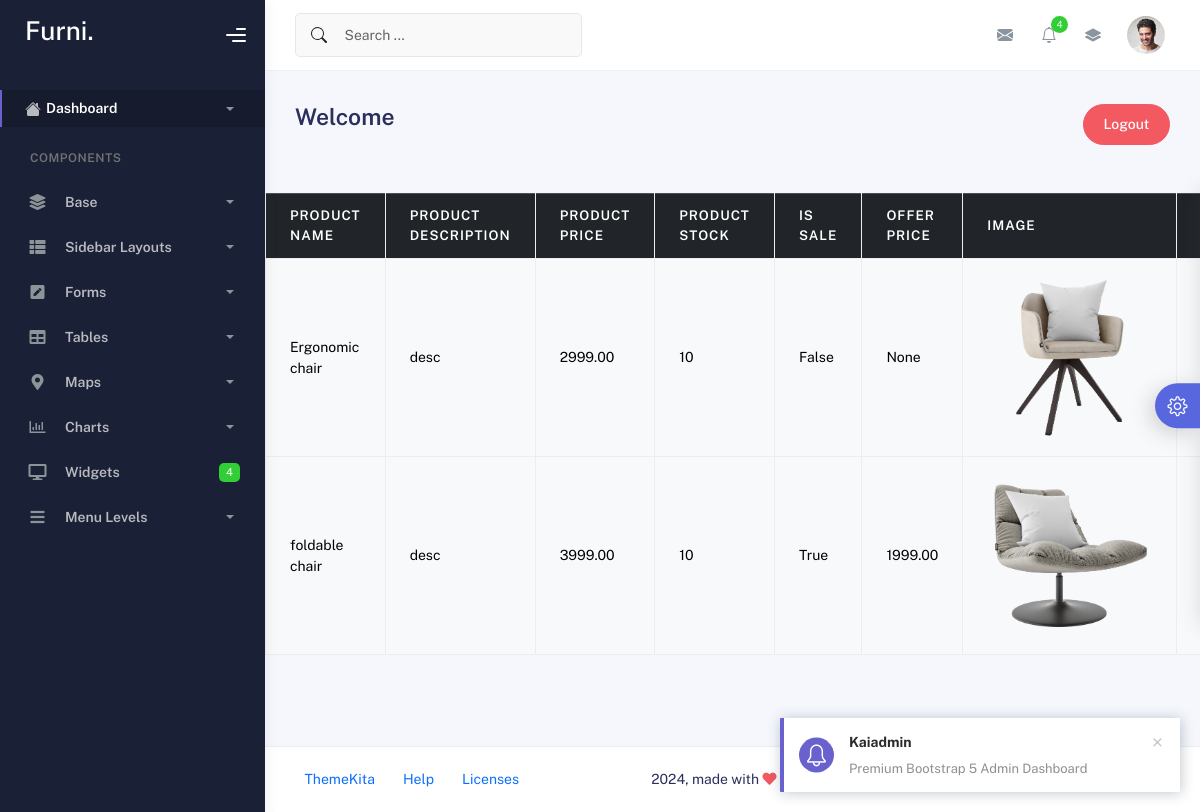
Screenshot of /display_product/ with the database file from the repository.
### ecomapp/models.py (models this page shows, shortened)
class Product(models.Model):
    seller=models.ForeignKey(Sellerdetails,on_delete=models.CASCADE)
    category = models.ForeignKey(Category, on_delete=models.CASCADE)
    name = models.CharField(max_length=255)
    description = models.TextField(blank=True, null=True)
    price = models.DecimalField(max_digits=10, decimal_places=2)
    stock = models.IntegerField(default=0)
    is_sale=models.BooleanField(default=False)
    sale_price=models.DecimalField(max_digits=10, decimal_places=2 ,null=True,blank=True)
    image = models.ImageField(upload_to='products/', blank=True, null=True)

### ecomapp/views.py (the view)
# urls.py: path('display_product/',views.display_product,name='display_product'),
def display_product(req):
    data=Product.objects.all()
    return render(req,'display_product.html',{'data':data})

### templates/display_product.html (shortened to what this page needs)
{% extends 'sellers.html' %}
{% block content %}
    <table class="table table-hover table-stripped table-bordered" style="margin: auto;">
      <thead class="table-dark">
        <tr>
          <th scope="col">Product Name</th>
          <th scope="col">Product description</th>
          <th scope="col">Product price</th>
          <th scope="col">Product stock</th>
          <th scope="col">Is sale</th>
          <th scope="col">Offer price</th>
          <th scope="col">Image</th>
          <th colspan="2" >Actions</th>
        </tr>
      </thead>
      <tbody>
        {% for i in data %}
        <tr class="table-light">
            <td>{{i.name}}</td>
            <td>{{i.description}}</td>
            <td>{{i.price}}</td>
            <td>{{i.stock }}</td>
            <td>{{i.is_sale}}</td>
            <td>{{i.sale_price}}</td>
            <td>
              <img style="width: 165px;height: 165px" src="{{i.image.url}}">
            </td>
            <td>
            </td>
        </tr>
        {% endfor %}
      </tbody>
    </table>
    <br>
    <br>
{% endblock %}

### rows the page displays
Product: name "Ergonomic chair", description "desc", price "2999.00", stock "10", is_sale "False", sale_price "None", image (picture)
Product: name "foldable chair", description "desc", price "3999.00", stock "10", is_sale "True", sale_price "1999.00", image (picture)
